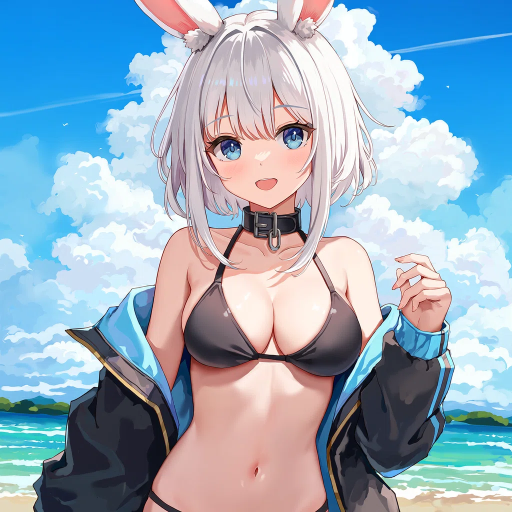
#> input picture app_data_template/snapshots/NAI/artist_bench/image.webp, 1024 x 1024 px (shown at 1/2 size)
$ python -i image_tone_inspector.py   (imports and definitions only)
#> lines starting #> are read from the running program, lines starting #| are printed output that depends on the picture
"""이미지의 톤을 수치로 뽑는다 - 명도 · 채도 · 색도(치우침) · 색상 의존도 · 질감 · 선.

NAI Inspector(화면 · /api/inspect/tone/* 라우트)는 2026-10-04 에 회수했다 - 사람들에게 필요한 것은 '표준값에서 벗어난 정도' 가 아니라
'원하는 방향으로 출력을 움직이는 법' 이라는 사용자 결정. 이 모듈은 런타임에서 부르지 않고, tools/ 와 연구 스크립트가 쓴다.

PyQt · 네트워크 · 모델 추론이 없다. numpy + Pillow + scipy.ndimage 만 쓴다(한 장 832x1216 에 0.25초쯤).

숫자는 **판정이 아니라 측정**이다. '누렇다' 같은 말은 붙이되(`direction`, `strength`) 좋다/나쁘다는 붙이지 않는다 -
같은 값이 한 작가에게는 결함이고 다른 작가에게는 화풍이다. 판정은 대조와 견주는 쪽이 한다.

색 공간:
  * 명도 = CIELAB L* (0~100) · 채도 = C* = hypot(a*, b*) · 치우침 = (a*, b*)
    a* 는 초록(-) ~ 빨강(+), b* 는 파랑(-) ~ 노랑(+).
  * 색상 이름은 HSV 색상각 30도 12칸으로 나눈다(사람이 아는 이름과 맞는 쪽). 무게는 C* 로 준다 -
    거의 무채색인 픽셀의 색상각은 잡음이라 세지 않는다(`NEUTRAL_CHROMA` 미만).

선(`lines`)은 **선 위에서 직접** 잰다. 화면 전체의 스펙트럼은 장면(배경의 자잘함 · 구도)이 지배해서 '선이 무르다' 를
못 가른다 - 실측(2026-10-03)에서 스펙트럼 기울기는 대조 2.0~2.6 · 무른 작가 2.4~2.6 으로 겹쳤고, 선 단면의 가파르기는
대조 16~27 · 무른 작가 8.6~11.5 로 갈렸다. 그래서 스펙트럼은 청할 때만 낸다(`spectrum=True`).

⚠️ `regions` 는 **분할이 아니다.** 화면 가운데 상자와 그 바깥을 나눈 어림이다. 배경이 통째로 바뀌는
   프롬프트(`colorful` 가중치 1 이 돌담을 추상 무늬로 바꿨다)는 전체 평균만 보면 '개선' 으로 오독한다 -
   그걸 거르려고 둔다. 세로 인물 구도에 맞춘 상자라 가로 구도에서는 덜 맞는다.
"""

from __future__ import annotations

import io
import math
from pathlib import Path
from typing import Any

import numpy as np
from PIL import Image
from scipy import ndimage as ndi

SCHEMA = "naia.tone-inspect.v1"

#: 긴 변이 이보다 크면 줄여서 잰다. NAI 기본 해상도(긴 변 1216)는 그대로 통과한다 - 질감 지표가 축소에 민감하다.
MAX_SIDE = 1280
#: C* 가 이보다 낮으면 무채색으로 센다.
NEUTRAL_CHROMA = 6.0
VIVID_CHROMA = 40.0
DARK_L = 30.0
BRIGHT_L = 85.0
#: (left, top, right, bottom) 비율 - 인물이 있을 법한 가운데.
CENTER_BOX = (0.27, 0.12, 0.73, 0.97)
PALETTE_COLORS = 6
#: 색상 통계는 두 칸에 하나만 본다 - 몫은 거의 안 변하고 네 배 빠르다.
HUE_STRIDE = 2

# 선 단면 재기
LINE_SIGMA = 1.5            # 1~4px 굵기의 선에 맞춘 척도
LINE_SAMPLES = 6000
LINE_MIN_DEPTH = 8.0        # 선 한가운데가 양옆보다 이만큼(L*)은 어두워야 선으로 친다
# Valid cross-section fraction, NOT ridge candidate density. Calibrated only on
# the 10 SRS examples (3 present / 6 absent / 1 middle), not a lineart classifier.
LINE_MIN_VALID_SHARE = 0.88
_LINE_OFFSETS = np.arange(-8.0, 8.01, 0.5, dtype=np.float32)
_LINE_CENTRE = len(_LINE_OFFSETS) // 2
_LINE_REACH = 12            # 가운데에서 양쪽으로 6px

HUE_BINS: tuple[tuple[str, str], ...] = (
    ("red", "빨강"), ("orange", "주황"), ("yellow", "노랑"), ("chartreuse", "연두"),
    ("green", "초록"), ("spring", "청록빛 초록"), ("cyan", "청록"), ("azure", "하늘"),
    ("blue", "파랑"), ("violet", "보라"), ("magenta", "자주"), ("rose", "분홍"),
)
_WARM_BINS = (11, 0, 1, 2)      # 분홍 · 빨강 · 주황 · 노랑
_COOL_BINS = (6, 7, 8, 9)       # 청록 · 하늘 · 파랑 · 보라

# (a*, b*) 의 방향을 여덟 갈래로 부른다. 0도 = +a(붉은), 90도 = +b(누런), 180도 = -a(초록빛), 270도 = -b(푸른).
_TINT_DIRECTIONS = ("붉은", "주황빛", "누런", "연둣빛", "초록빛", "청록빛", "푸른", "보랏빛")
# 치우침의 크기를 부르는 문턱(C*). 서술용이지 합격선이 아니다.
_TINT_STRENGTHS = ((2.0, "중성"), (5.0, "약함"), (10.0, "뚜렷"), (math.inf, "강함"))

_SRGB_TO_LINEAR = np.where(
    np.arange(256) / 255.0 <= 0.04045,
    np.arange(256) / 255.0 / 12.92,
    ((np.arange(256) / 255.0 + 0.055) / 1.055) ** 2.4,
).astype(np.float32)
_RGB_TO_XYZ = np.array(
    [[0.4124564, 0.3575761, 0.1804375], [0.2126729, 0.7151522, 0.0721750], [0.0193339, 0.1191920, 0.9503041]],
    dtype=np.float32,
)
_WHITE = np.array([0.95047, 1.0, 1.08883], dtype=np.float32)


# [36 lines left out: functions _open, load_rgb, not called in this run]


def rgb_to_lab(rgb: np.ndarray) -> tuple[np.ndarray, np.ndarray, np.ndarray]:
    linear = _SRGB_TO_LINEAR[rgb]
    xyz = (linear @ _RGB_TO_XYZ.T) / _WHITE
    f = np.where(xyz > 0.008856, np.cbrt(xyz), 7.787 * xyz + 16.0 / 116.0)
    lightness = 116.0 * f[..., 1] - 16.0
    a = 500.0 * (f[..., 0] - f[..., 1])
    b = 200.0 * (f[..., 1] - f[..., 2])
    return lightness, a, b


# [7 lines left out: function _hsv_hue, not called in this run]


def _round(value: float, digits: int = 2) -> float:
    return round(float(value), digits)


# [228 lines left out: functions _tint, _grain, _first_crossing, line_profile, spectrum_profile, _lightness_stats and 7 more, not called in this run]


def inspect_arrays(rgb: np.ndarray, spectrum: bool = False) -> dict[str, Any]:
    """RGB uint8 배열 하나를 잰다. `inspect_image` 가 이걸 부른다 - 시험은 배열을 직접 넣는다."""
    lightness, a, b = rgb_to_lab(rgb)
    chroma = np.hypot(a, b)
    p01, p02, p10, p25, p50, p75, p90, p98, p99 = np.percentile(
        lightness, [1, 2, 10, 25, 50, 75, 90, 98, 99])
    highlights = lightness >= p90
    shadows = lightness <= p10
    midtones = (lightness >= p25) & (lightness <= p75)

    height, width = lightness.shape
    left, top, right, bottom = CENTER_BOX
    center = np.zeros(lightness.shape, dtype=bool)
    center[int(height * top):int(height * bottom), int(width * left):int(width * right)] = True

    laplacian = (lightness[1:-1, 1:-1] * 4.0 - lightness[:-2, 1:-1] - lightness[2:, 1:-1]
                 - lightness[1:-1, :-2] - lightness[1:-1, 2:]) if min(height, width) >= 3 else np.zeros((1, 1))

    result = {
        "lightness": _lightness_stats(lightness, (p01, p10, p50, p90, p99)),
        "chroma": _chroma_stats(chroma),
        "tint": {
            "overall": _tint(a, b),
            "highlights": _tint(a[highlights], b[highlights]),
            "midtones": _tint(a[midtones], b[midtones]),
            "shadows": _tint(a[shadows], b[shadows]),
            # 가장 밝은 2% · 가장 어두운 2% 의 평균색 - '흰색이어야 할 곳' 과 '검정이어야 할 곳'.
            "white_point_rgb": _extreme_rgb(rgb, lightness >= p98),
            "black_point_rgb": _extreme_rgb(rgb, lightness <= p02),
        },
        # 그림 전체 · 밝은 영역(상위 10%) · 어두운 영역(하위 10%)의 평균색과 채널 치우침.
        "rgb": {
            "overall": _rgb_balance(rgb),
            "highlights": _rgb_balance(rgb, highlights),
            "shadows": _rgb_balance(rgb, shadows),
        },
        "hue": _hue_stats(rgb, chroma),
        "palette": _palette(rgb),
        "texture": {
            "grain": _round(_grain(lightness), 3),
            # 고주파 에너지(라플라시안 분산). 선 · 잡티 · 배경의 자잘함이 다 섞인다 - 선만 보려면 `lines`.
            "sharpness": _round(laplacian.var(), 1),
        },
        "lines": line_profile(lightness),
        "regions": {
            "box": list(CENTER_BOX),
            "center": _region(lightness, a, b, chroma, center),
            "border": _region(lightness, a, b, chroma, ~center),
        },
    }
    if spectrum:
        result["spectrum"] = spectrum_profile(lightness)
    return result


# [4 lines left out: function inspect_image, not called in this run]


#: 두 측정의 차이를 낼 때 보는 숫자들 - (구역, 키).
_DELTA_FIELDS: tuple[tuple[str, ...], ...] = (
    ("lightness", "mean"), ("lightness", "median"), ("lightness", "p01"), ("lightness", "p99"), ("lightness", "std"),
    ("lightness", "dark_share"), ("chroma", "mean"), ("chroma", "neutral_share"),
    ("tint", "overall", "a"), ("tint", "overall", "b"), ("tint", "highlights", "a"), ("tint", "highlights", "b"),
    ("hue", "top1_share"), ("hue", "effective_hues"), ("hue", "warm_share"), ("hue", "cool_share"),
    ("texture", "grain"), ("texture", "sharpness"),
    ("lines", "width"), ("lines", "depth"), ("lines", "floor"), ("lines", "flank"), ("lines", "steepness"),
    ("regions", "center", "lightness_mean"), ("regions", "center", "chroma_mean"),
    ("regions", "border", "lightness_mean"), ("regions", "border", "chroma_mean"),
)


# [35 lines left out: functions _dig, compare_inspections, pixel_delta, not called in this run]

>>> import cv2
>>> picture = cv2.imread('../app_data_template/snapshots/NAI/artist_bench/image.webp', cv2.IMREAD_GRAYSCALE)
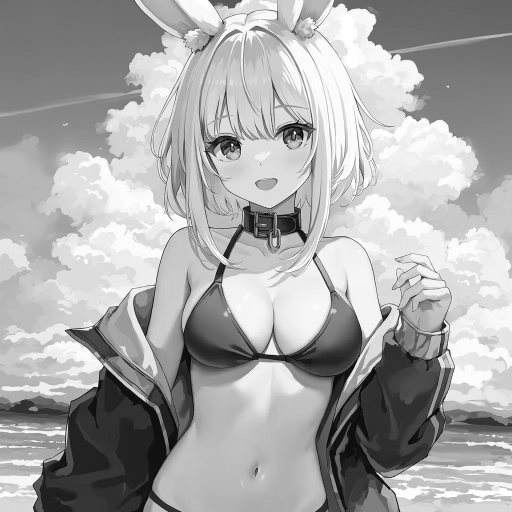
#> picture: shape (1024, 1024) (shown at 1/2 size); min 0, max 255, mean 168.5
>>> result = inspect_arrays(picture)
#> in rgb_to_lab, `linear = _SRGB_TO_LINEAR[rgb]`:
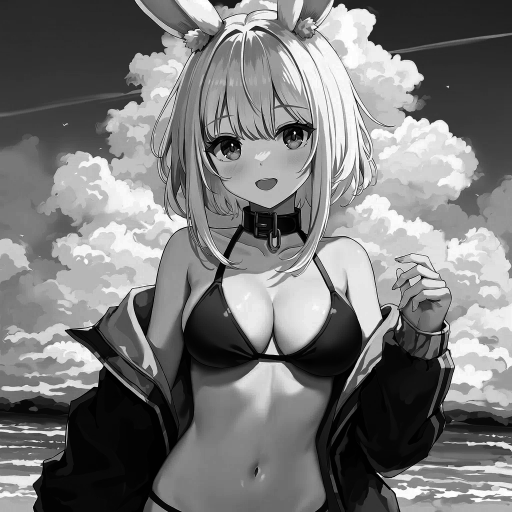
#> linear: shape (1024, 1024) float32 (shown at 1/2 size); min 0, max 1, mean 0.477
#> (the run stopped early here; a loop or call above may not have finished)
